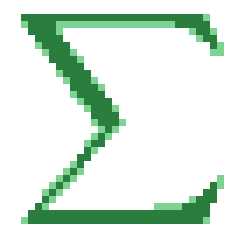
#> input picture luogu-paint/sigma.bmp, 35 x 34 px (shown 7 times larger)
$ python convert2.py sigma.bmp
#> lines starting #> are read from the running program, lines starting #| are printed output that depends on the picture
#!/usr/bin/env python

from PIL import Image
import json
from colorsys import rgb_to_hsv
import sys

imagePath = sys.argv[1]

colors = [
    (160,106,70),
    (164,182,108),
    (186,139,175),
    (123,174,193),
    (133,194,186),
    (250,203,135),
    (220,151,86),
    (173,71,67),
    (57,57,57),
    (40,40,40),
    (22,22,22)
]

if '-f' in sys.argv:
    FORBIDDEN_COLOR = True
mem = {}
def get_color(pixel):
    if pixel not in mem:
        mem[pixel] = min_color_diff(pixel, colors)[1]
    return mem[pixel]


def to_hsv(color):
    return rgb_to_hsv(*[x / 255.0 for x in color])


def color_dist(c1, c2):
    r1, g1, b1 = c1
    r2, g2, b2 = c2
    h1, s1, v1 = to_hsv(c1)
    h2, s2, v2 = to_hsv(c2)
    return (r1-r2)**2+(g1-g2)**2+(b1-b2)**2+(v1-v2)**2
    #return (v1-v2)**2+(s1-s2)**2
    #return sum(abs(a - b) for a, b in zip(to_hsv(c1), to_hsv(c2)))
    #return sum(abs(a - b) for a, b in zip(c1, c2))


def min_color_diff(color_to_match, colors):
    return min(
        (color_dist(color_to_match, test), test)
        for test in colors)


def main():
    im = Image.open(imagePath)
#> im is the input picture: PIL image 35x34 RGB; mean R, G, B 217.8, 234.5, 221.7
    data = []
    w, h = im.size
#> w = 35; h = 34
    print("width", w, "height", h)
#| width 35 height 34

    preview = Image.new("RGB", (w, h), 0xffffff)
#> preview: PIL image 35x34 RGB; every value is 255
    n = w*h
#> n = 1190
    cnt = 0
    t = 1
    for i in range(0, w, 1):
        for j in range(0, h, 1):
            color = get_color(im.getpixel((i, j)))
            preview.putpixel((i, j), color)
            cnt += 1
            if 100*cnt >= n*t:
                print("%s%%" % (t))
                t += 1
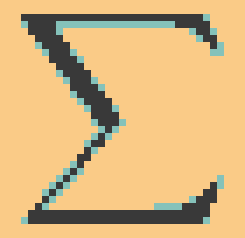
#> preview: PIL image 35x34 RGB (shown 7 times larger); mean R, G, B 216.4, 182, 126.9
#> after the loop, cnt = 1190; t = 101

    preview.save("preview.bmp", "bmp")


if __name__ == '__main__':
    main()
